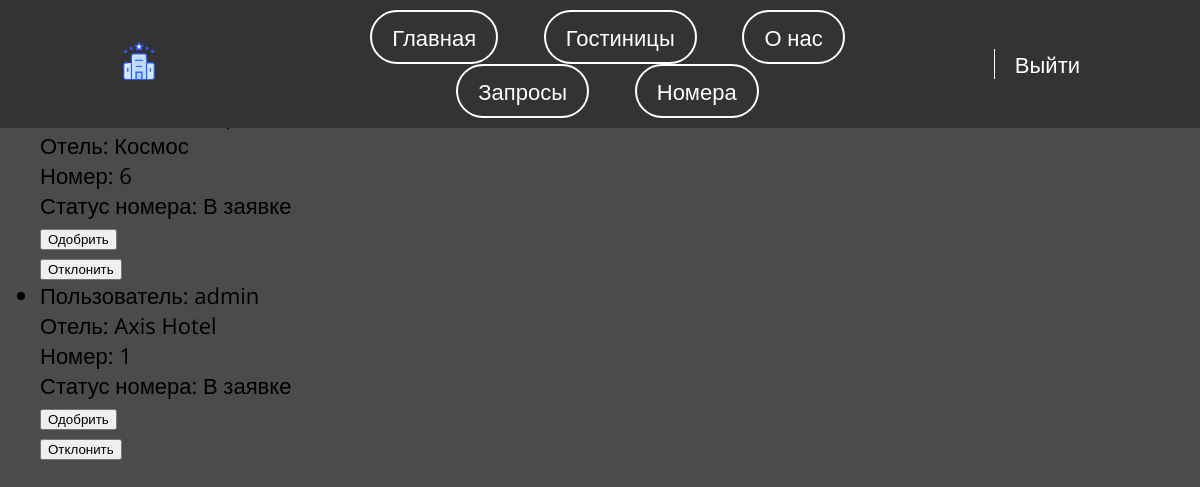
The page /operator/requests/ (signed in) on the database its author committed.
### gostinitsa/models.py (models this page shows, shortened)
class Reservation(models.Model):
    class Status(models.IntegerChoices):
        CONFIRMED = 1, 'Одобрена'
        CANCELED = 0, 'Отклонена'
        PENDING_APPROVAL = 2, 'Ожидает одобрения'
    user = models.ForeignKey(User, on_delete=models.CASCADE)
    room = models.ForeignKey(Room, on_delete=models.CASCADE, null=True, verbose_name='Комната для бронирования')
    check_in_date = models.DateField(default=timezone.now, verbose_name='Дата заезда')
    duration = models.IntegerField(default=1, verbose_name='Продолжительность пребывания в днях')
    booking_date = models.DateTimeField(auto_now_add=True)
    status = models.IntegerField(choices=Status.choices, default=Status.PENDING_APPROVAL, verbose_name='Статус')
    operator_decision = models.BooleanField(null=True, blank=True, verbose_name='Решение туроператора')
    class Meta:
        verbose_name = 'Бронирование комнаты'
        verbose_name_plural = 'Бронирование комнат'
        ordering = ['check_in_date', 'id']
    objects = models.Manager()

class Room(models.Model):
    class Status(models.IntegerChoices):
        AVAILABLE = 1, 'Свободен'
        OCCUPIED = 0, 'Занят'
        INREQUEST = 2, 'В заявке на бронирование'
    hotel = models.ForeignKey(Gostinitsa, on_delete=models.CASCADE, verbose_name='Принадлежит гостинице')
    room_number = models.IntegerField(verbose_name='Номер комнаты')
    is_status = models.IntegerField(choices=Status.choices, default=Status.AVAILABLE, verbose_name='Статус')
    objects = models.Manager()
    status = StatusManager()
    class Meta:
        verbose_name = 'Комната'
        verbose_name_plural = 'Комнаты'
        ordering = ['room_number', 'hotel']
        unique_together = ['room_number', 'hotel']
        indexes = [models.Index(fields=['room_number'])]

class Gostinitsa(models.Model):
    class Status(models.IntegerChoices):
        DRAFT = 0, 'Черновик'
        PUBLISHED = 1, 'Опубликовано'
    photo = models.ImageField(upload_to='images/%Y/%M/%D', blank=True, verbose_name='Фото')
    title = models.CharField(max_length=255, verbose_name='Название')
    slug = models.SlugField(max_length=255, unique=True, db_index=True, verbose_name='Slug')
    content = models.TextField(blank=True, verbose_name='Описание')
    time_create = models.DateTimeField(auto_now_add=True, verbose_name='Время создания')
    time_update = models.DateTimeField(auto_now=True, verbose_name='Время обновления')
    is_published = models.BooleanField(choices=tuple(map(lambda x: (bool(x[0]), x[1]), Status.choices)),
                                       default=Status.DRAFT, verbose_name='Опубликовано')
    objects = models.Manager()
    published = PublishedManager()
    class Meta:
        verbose_name = 'Гостиницы'
        verbose_name_plural = 'Гостиницы'
        ordering = ['time_create']
        indexes = [models.Index(fields=['-time_create'])]

### gostinitsa/views.py (the view)
# urls.py: path('operator/requests/', views.operator_requests, name='operator_requests'),
@user_passes_test(lambda u: u.is_staff, login_url='users/login')
def operator_requests(request):
    pending_requests = Reservation.objects.filter(status=Reservation.Status.PENDING_APPROVAL)
    return render(request, 'gostinitsa/requests.html', {'requests': pending_requests})

### gostinitsa/templates/gostinitsa/requests.html (shortened to what this page needs)
{% extends 'base.html' %}
{% load gostinitsa_tags %}
{% block content %}
<h2>'Ваши запросы на бронирование'</h2>
<ul>
    {% for req in requests %}
    <li>
        Пользователь: {{ req.user }} <br>
        Отель: {{ req.room.hotel.title }} <br>
        Номер: {{ req.room.room_number }} <br>
        Статус номера: {% if req.room.is_status == 1 %}Свободен{% elif req.room.is_status == 2%}В заявке{% else %}Занят{% endif %}
        <form method="post" action="{% url 'approve_request' req.id %}">
            <button type="submit" name="decision" value="approve">Одобрить</button>
        </form>
        <form method="post" action="{% url 'reject_request' req.id %}">
            <button type="submit" name="decision" value="reject">Отклонить</button>
        </form>
    </li>
    {% endfor %}
</ul>
{% endblock %}

### gostinitsa/static/css/style.css (style rules this page uses)
body { background-color: #4B4B4B; margin: 0; padding: 0; font-family: 'Open Sans', sans-serif; font-size: 22px; }

### rows shown on the page
Reservation: room.hotel "Космос", room.room_number "6", shows "В заявке"
Reservation: user "admin", room.hotel "Axis Hotel", room.room_number "1", shows "В заявке"
